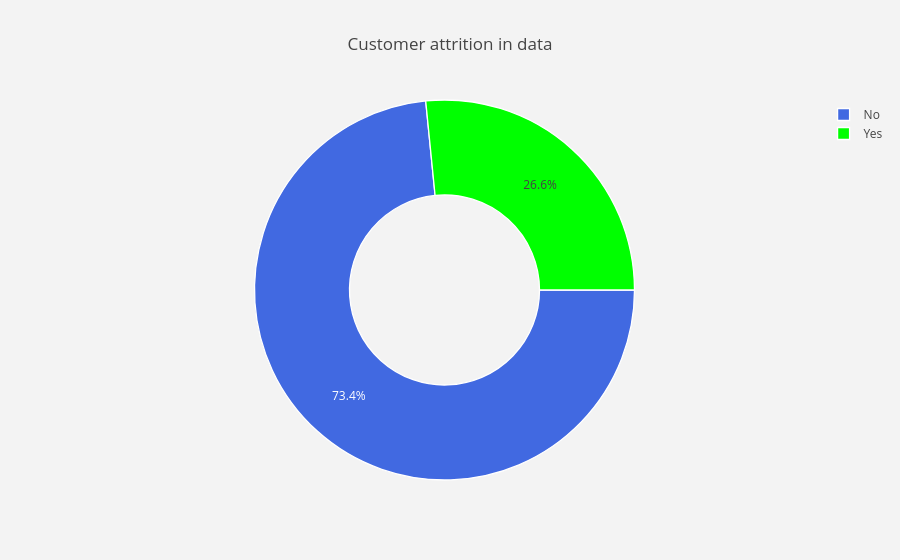

The code cell stored with this chart in its notebook:
### Markdown cell above
# 3. Exploratory Data Analysis

3.1. Customer attrition in data

### Code cell
#labels
lab = telcom["Churn"].value_counts().keys().tolist()
#values
val = telcom["Churn"].value_counts().values.tolist()

trace = go.Pie(labels = lab ,
               values = val ,
               marker = dict(colors =  [ 'royalblue' ,'lime'],
                             line = dict(color = "white",
                                         width =  1.3)
                            ),
               rotation = 90,
               hoverinfo = "label+value+text",
               hole = .5
              )
layout = go.Layout(dict(title = "Customer attrition in data",
                        plot_bgcolor  = "rgb(243,243,243)",
                        paper_bgcolor = "rgb(243,243,243)",
                       )
                  )

data = [trace]
fig = go.Figure(data = data,layout = layout)
py.iplot(fig)

### Figure 1 — Plotly figure (JSON) as saved in the notebook; plotly's stock layout.template omitted (floating-point values rounded to 4 significant figures)
{"data": [{"hole": 0.5, "hoverinfo": "label+value+text", "labels": ["No", "Yes"], "marker": {"colors": ["royalblue", "lime"], "line": {"color": "white", "width": 1.3}}, "rotation": 90, "type": "pie", "uid": "bb3a093a-aece-4c7c-83ca-d59b2a669558", "values": [5163, 1869]}], "layout": {"paper_bgcolor": "rgb(243,243,243)", "plot_bgcolor": "rgb(243,243,243)", "title": {"text": "Customer attrition in data"}}}
